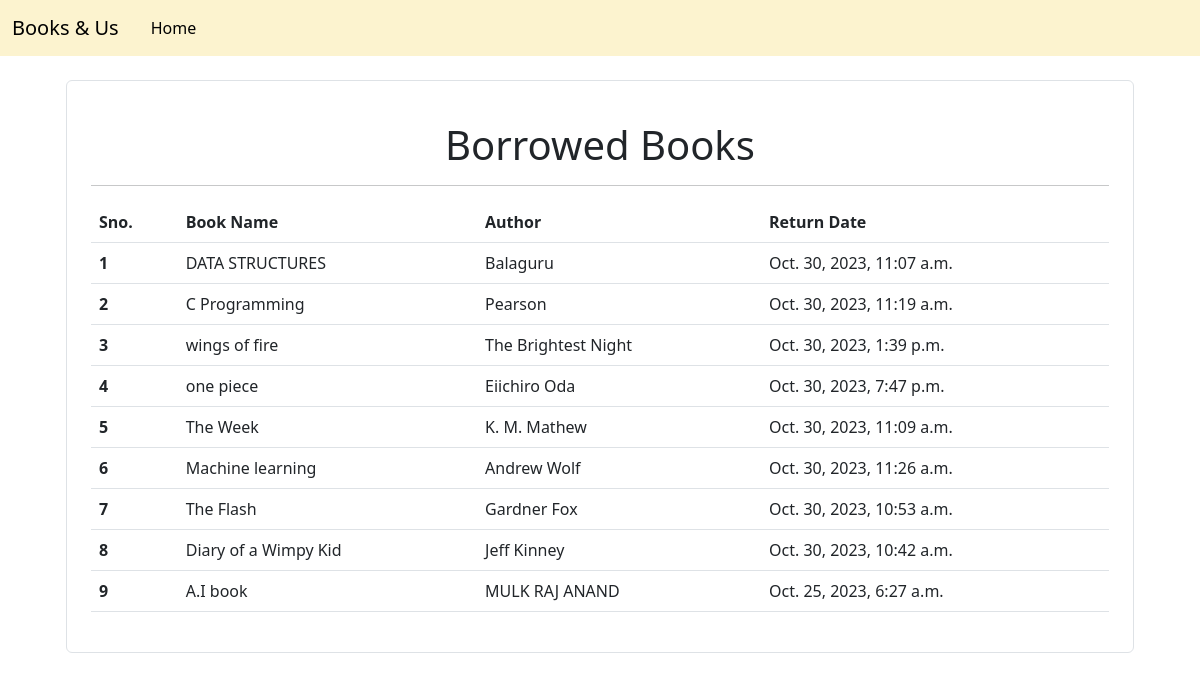
The app's page /cart (signed in) with its own data.
### home/models.py (models this page shows, shortened)
class OrderItem(models.Model):
    user = models.ForeignKey(User,on_delete=models.CASCADE)
    ordered = models.BooleanField(default=False)
    book = models.ForeignKey(Book, on_delete=models.CASCADE)
    quantity = models.IntegerField(default=1)

class Book(models.Model):
    image = models.ImageField( null=False,blank=False)
    title = models.CharField(max_length=100)
    category = models.ForeignKey(Category, on_delete=models.CASCADE, default=True, null=False)
    isbn = models.CharField(max_length=17, default=True)
    author = models.CharField(max_length=100)
    publisher = models.CharField(max_length=100, default=True)
    is_publisher = models.BooleanField(default = True)
    description = models.TextField()
    created_at = models.DateTimeField(default=datetime.now, blank=True)
    book_available_count = models.IntegerField(default=0)

### home/views.py (the view)
# urls.py: path('cart',views.cart,name="cart"),
def cart(request):
    if Order.objects.filter(user=request.user,ordered=False).exists():
        order = Order.objects.get(user = request.user,ordered=False)
        return render(request,'cart.html',{'order':order})
    return render(request,'cart.html',{'message':"No Books has been borrowed"})

### templates/cart.html (shortened to what this page needs)
{% load static %}
<!doctype html>
<html lang="en">
  <head>
    <link href="https://cdn.jsdelivr.net/npm/bootstrap@5.3.0/dist/css/bootstrap.min.css" rel="stylesheet">
    <link href="https://getbootstrap.com/docs/5.3/assets/css/docs.css" rel="stylesheet">
  </head>
    <body>
        <body class="p-0 m-0 border-0 bd-example m-0 border-0">
            <nav class="navbar navbar-expand-sm  navbar-light" style="background-color:#FCF3CF  ">
              <div class="container-fluid">
                <a class="navbar-brand me-4" >Books & Us</a>
                <div class="collapse navbar-collapse" id="navbarSupportedContent">
                  <ul class="navbar-nav me-auto mb-2 mb-lg-0">
                    <li class="nav-item">
                      <a class="nav-link active" aria-current="page" href="{% url 'home' %}">Home</a>
                    </li>
        </div>
    </div>
  </nav>
        <div class="container">
            <div class="border rounded p-4 m-4">
             <p class="display-4"><center><h1>Borrowed Books</h1></center></p>
             <hr>
                <table class="table">
                    <thead>
                        <tr>
                            <th>Sno.</th>
                            <th>Book Name</th>
                            <th>Author</th>
                            <th>Return Date</th>
                        </tr>
                    </thead>
                    <tbody>
                        {% for order_item in order.items.all %}
                        <tr>
                            <th scope="row">{{forloop.counter}}</th>
                            <td>{{ order_item.book.title}}</td>
                            <td>{{ order_item.book.author}}</td>
                            <td>{{ order_item.book.created_at}}</td>
                      </tr>
              {% endfor %}
                    </tbody>
                </table>
            </div>
        </div>
    </body>
    </html>

### records on screen
OrderItem: book "DATA STRUCTURES", book.author "Balaguru", book.created_at "Oct. 30, 2023, 11:07 a.m."
OrderItem: book "C Programming", book.author "Pearson", book.created_at "Oct. 30, 2023, 11:19 a.m."
OrderItem: book "wings of fire", book.author "The Brightest Night", book.created_at "Oct. 30, 2023, 1:39 p.m."
OrderItem: book "one piece", book.author "Eiichiro Oda", book.created_at "Oct. 30, 2023, 7:47 p.m."
OrderItem: book "The Week", book.author "K. M. Mathew", book.created_at "Oct. 30, 2023, 11:09 a.m."
OrderItem: book "Machine learning", book.author "Andrew Wolf", book.created_at "Oct. 30, 2023, 11:26 a.m."
OrderItem: book "The Flash", book.author "Gardner Fox", book.created_at "Oct. 30, 2023, 10:53 a.m."
OrderItem: book "Diary of a Wimpy Kid", book.author "Jeff Kinney", book.created_at "Oct. 30, 2023, 10:42 a.m."
OrderItem: book "A.I book", book.author "MULK RAJ ANAND", book.created_at "Oct. 25, 2023, 6:27 a.m."
